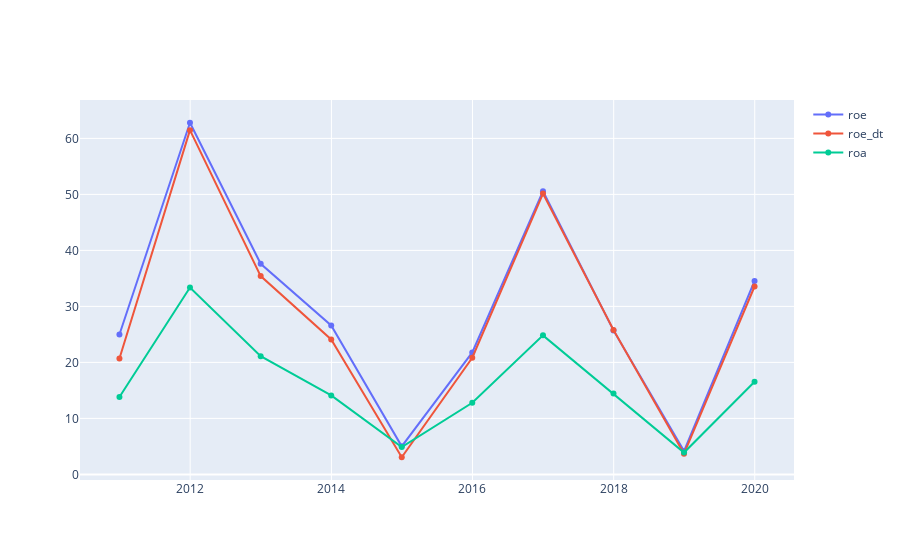

The cell this chart's notebook holds for it:
### Markdown cell above
## ROE & ROA

### Code cell
fig = go.Figure()
fig.add_trace(go.Scatter(x=data_df.index, y=data_df.roe,name='roe'))
fig.add_trace(go.Scatter(x=data_df.index, y=data_df.roe_dt,name='roe_dt'))
fig.add_trace(go.Scatter(x=data_df.index, y=data_df.roa,name='roa'))
# fig.add_trace(go.Scatter(x=data_df.index, y=data_df.roe_dt,name='roe_dt'))
fig.show()

### Figure 1 — Plotly figure (JSON) as saved in the notebook; plotly's stock layout.template omitted (floating-point values rounded to 4 significant figures)
{"data": [{"name": "roe", "type": "scatter", "x": ["2010-12-31", "2011-12-31", "2012-12-31", "2013-12-31", "2014-12-31", "2015-12-31", "2016-12-31", "2017-12-31", "2018-12-31", "2019-12-31"], "y": [24.97, 62.79, 37.61, 26.6, 5.005, 21.79, 50.57, 25.71, 4.157, 34.55]}, {"name": "roe_dt", "type": "scatter", "x": ["2010-12-31", "2011-12-31", "2012-12-31", "2013-12-31", "2014-12-31", "2015-12-31", "2016-12-31", "2017-12-31", "2018-12-31", "2019-12-31"], "y": [20.69, 61.47, 35.41, 24.1, 3.059, 20.83, 50.15, 25.77, 3.688, 33.55]}, {"name": "roa", "type": "scatter", "x": ["2010-12-31", "2011-12-31", "2012-12-31", "2013-12-31", "2014-12-31", "2015-12-31", "2016-12-31", "2017-12-31", "2018-12-31", "2019-12-31"], "y": [13.81, 33.36, 21.11, 14.1, 4.876, 12.79, 24.82, 14.44, 3.902, 16.53]}], "layout": {}}
